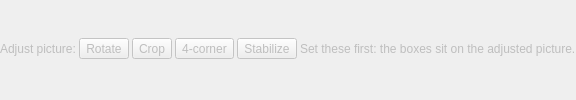
        <widget class="QWidget" name="widget_viewTools" native="true">
         <property name="enabled">
          <bool>false</bool>
         </property>
         <layout class="QHBoxLayout" name="horizontalLayout_10">
          <property name="spacing">
           <number>3</number>
          </property>
          <property name="leftMargin">
           <number>0</number>
          </property>
          <property name="topMargin">
           <number>0</number>
          </property>
          <property name="rightMargin">
           <number>0</number>
          </property>
          <property name="bottomMargin">
           <number>3</number>
          </property>
          <item>
           <widget class="QLabel" name="label_adjustPicture">
            <property name="text">
             <string>Adjust picture:</string>
            </property>
           </widget>
          </item>
          <item>
           <widget class="QToolButton" name="toolButton_rotate">
            <property name="toolTip">
             <string>Rotate the picture by 90 degrees clockwise</string>
            </property>
            <property name="text">
             <string>Rotate</string>
            </property>
           </widget>
          </item>
          <item>
           <widget class="QToolButton" name="toolButton_topCrop">
            <property name="toolTip">
             <string>Cut the edges off the picture. Turning it off keeps the values for the next time.</string>
            </property>
            <property name="text">
             <string>Crop</string>
            </property>
            <property name="checkable">
             <bool>true</bool>
            </property>
           </widget>
          </item>
          <item>
           <widget class="QToolButton" name="pushButton_fourCorner">
            <property name="toolTip">
             <string>Correct the perspective: click the 4 corners of the scoreboard</string>
            </property>
            <property name="text">
             <string>4-corner</string>
            </property>
            <property name="checkable">
             <bool>true</bool>
            </property>
           </widget>
          </item>
          <item>
           <widget class="QToolButton" name="pushButton_stabilize">
            <property name="toolTip">
             <string>Compensate for a shaking camera</string>
            </property>
            <property name="text">
             <string>Stabilize</string>
            </property>
            <property name="checkable">
             <bool>true</bool>
            </property>
           </widget>
          </item>
          <item>
           <widget class="QLabel" name="label_adjustHint">
            <property name="enabled">
             <bool>false</bool>
            </property>
            <property name="minimumSize">
             <size>
              <width>1</width>
              <height>0</height>
             </size>
            </property>
            <property name="text">
             <string>Set these first: the boxes sit on the adjusted picture.</string>
            </property>
           </widget>
          </item>
          <item>
           <spacer name="horizontalSpacer_2">
            <property name="orientation">
             <enum>Qt::Horizontal</enum>
            </property>
            <property name="sizeHint" stdset="0">
             <size>
              <width>0</width>
              <height>20</height>
             </size>
            </property>
           </spacer>
          </item>
         </layout>
        </widget>
